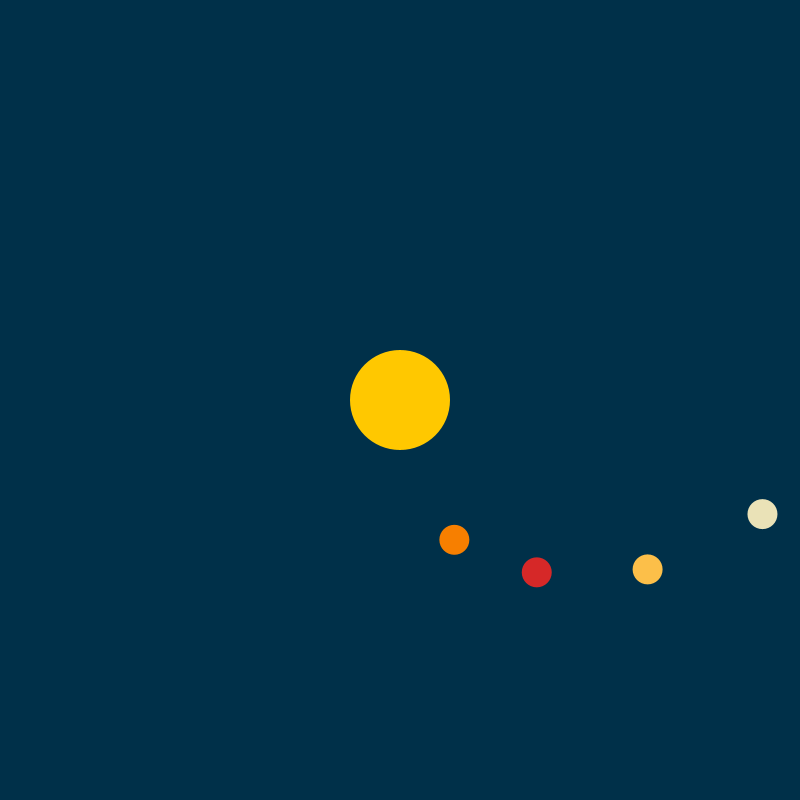
Frame 1 (no input)
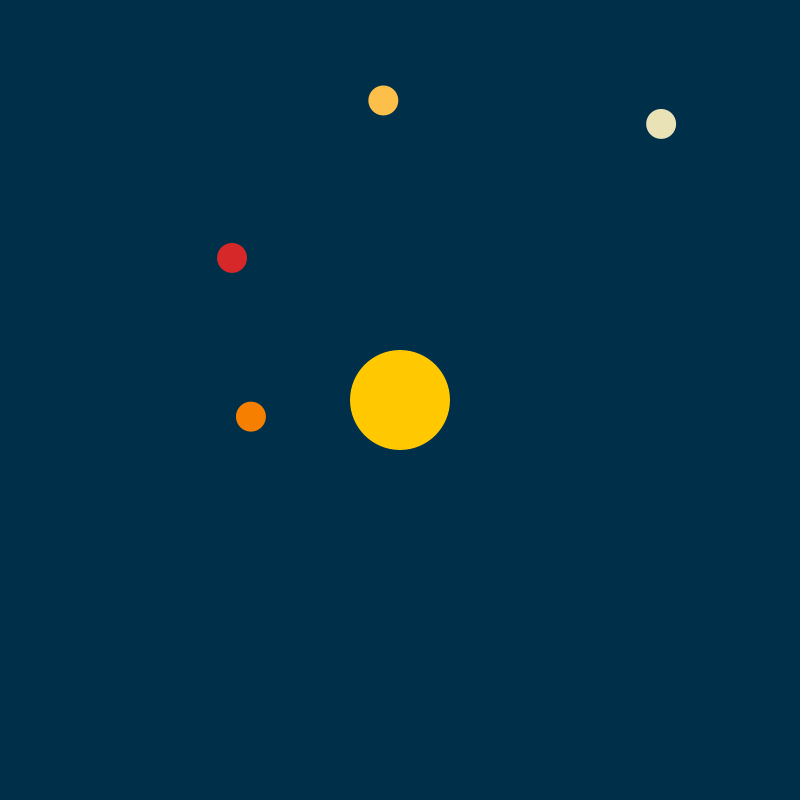
Frame 60 (the mouse pressed at the canvas centre just before this capture)
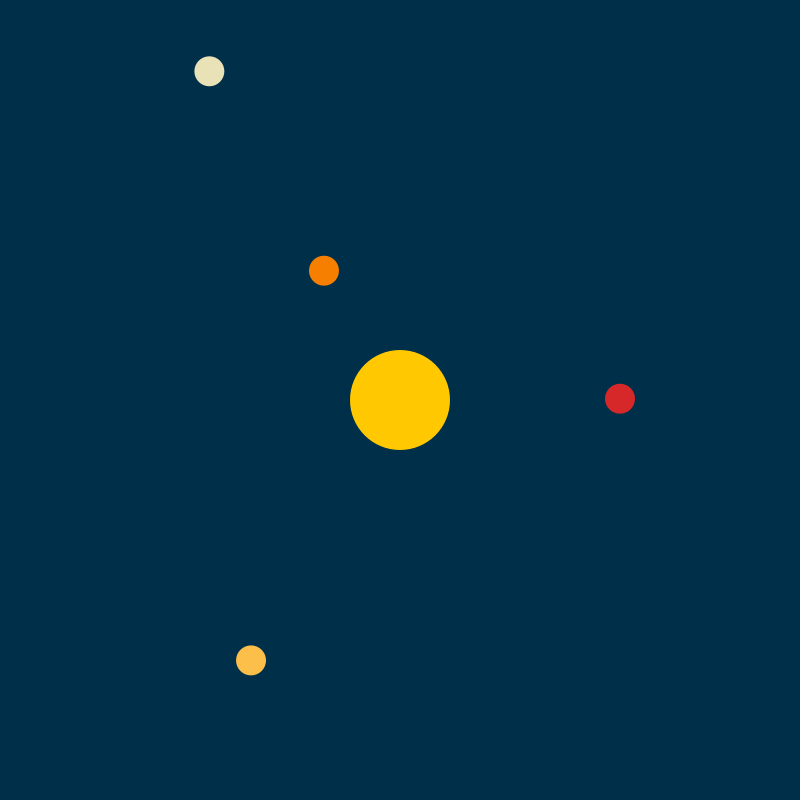
Frame 120 (the mouse held since frame 60 and released just before this capture)

The Processing sketch that drew these frames (run headless with seeded random() and noise(); from frame 60 on, the mouse is pressed at the canvas centre):

// Processing sketch: text_input
// ── text_input.pde
void setup() {
  size(800, 800); // Set the size of the window
  noStroke(); // No outline for the circles
}

void draw() {
  background(0, 48, 73); // Set the background color

  // Draw the sun
  fill(255, 200, 0); // Yellow color for the sun
  ellipse(width/2, height/2, 100, 100); // Draw the sun at the center

  // Draw the orbiting planets
  drawPlanet(150, 0.02, color(247, 127, 0)); // Orange planet
  drawPlanet(220, 0.015, color(214, 40, 40)); // Red planet
  drawPlanet(300, 0.01, color(252, 191, 73)); // Light orange planet
  drawPlanet(380, 0.005, color(234, 226, 183)); // Pale yellow planet
}

void drawPlanet(float orbitRadius, float speed, int planetColor) {
  float angle = millis() * speed; // Determine the angle based on time and speed
  float x = width/2 + orbitRadius * cos(angle); // Calculate x-coordinate
  float y = height/2 + orbitRadius * sin(angle); // Calculate y-coordinate
  
  fill(planetColor); // Set the color for the planet
  ellipse(x, y, 30, 30); // Draw the planet
}
